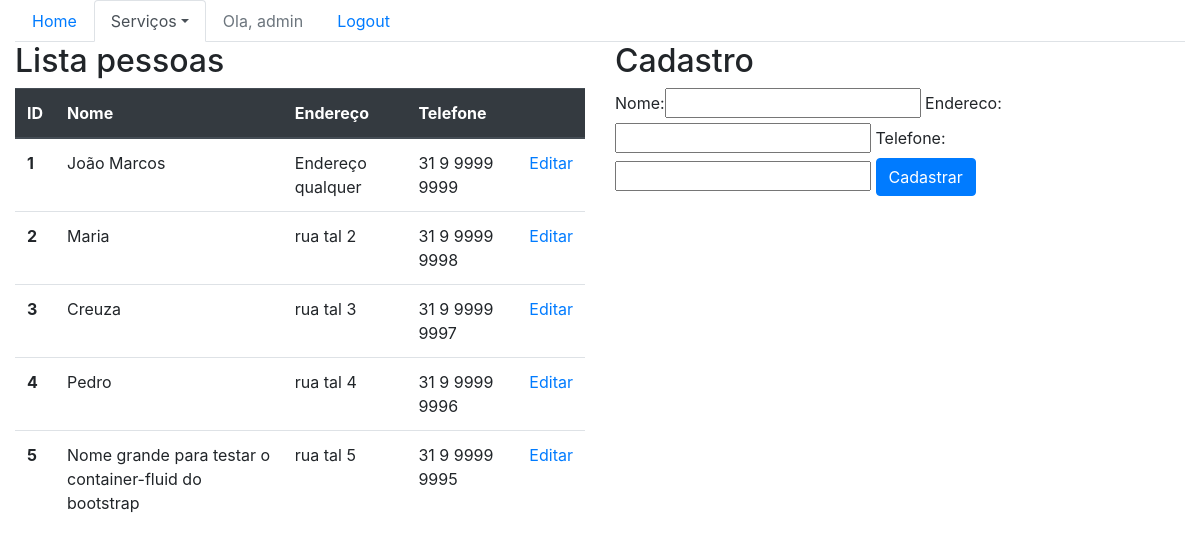
The app's page /sistema/pessoas/ (signed in), older data.
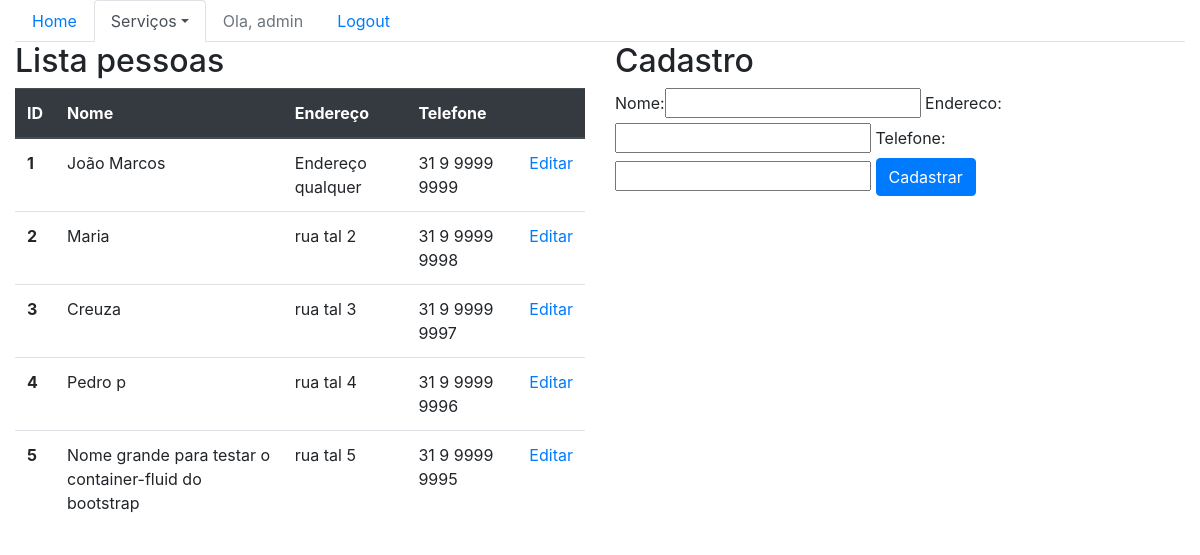
The same page, newer data.
### core/models.py (models this page shows, shortened)
class Pessoa(models.Model):
    nome = models.CharField(max_length=100)
    endereco = models.CharField(max_length=200)
    telefone = models.CharField(max_length=20)

### core/views.py (the view)
@login_required
def lista_pessoas(request):
    pessoas = Pessoa.objects.all()
    form = PessoaForm()
    data = {'pessoas': pessoas, 'form': form}
    return render(request, 'core/lista_pessoas.html', data)

### core/forms.py
class PessoaForm(ModelForm):
    class Meta:
        model = Pessoa
        fields = '__all__'

### core/templates/core/lista_pessoas.html (shortened to what this page needs)
{% extends 'base.html' %}
{% load bootstrap %}
{% block menu %}
    <ul class="nav nav-tabs">
        <li class="nav-item">
            <a class="nav-link" href="{% url 'core_home' %}">Home</a>
        </li>
        {% if user.is_authenticated  %}
        <li class="nav-item dropdown">
            <a class="nav-link dropdown-toggle active" data-toggle="dropdown" href="#" role="button" aria-haspopup="true" aria-expanded="false">Serviços</a>
        </li>
            <li class="nav-item">
                <a class="nav-link disabled" href="">Ola, {{ user }}   </a>
            </li>
            <li class="nav-item">
                <a class="nav-link" href=" {% url 'logout' %} ">Logout</a>
            </li>
        {% else %}
            <li class="nav-item">
                <a class="nav-link" href=" {% url 'login' %} ">Login</a>
            </li>
        {% endif %}
    </ul>
{% endblock menu %}
{% block main %}
    <div class="row">
        <div class="col-sm-6">
            <table class="table">
                <H2>Lista pessoas</H2>
                <thead class="thead-dark">
                  <tr>
                    <th scope="col">ID</th>
                    <th scope="col">Nome</th>
                    <th scope="col">Endereço</th>
                    <th scope="col">Telefone</th>
                    <th scope="col"></th>
                  </tr>
                </thead>
                <tbody>
                {% for pessoa in pessoas %}
                  <tr>
                    <th scope="row">{{ pessoa.id }}</th>
                    <td>{{ pessoa.nome }}</td>
                    <td>{{ pessoa.endereco }}</td>
                    <td>{{ pessoa.telefone }}</td>
                    <td>
                        <a href="{% url 'core_pessoa_update' pessoa.id %}">Editar</a>
                    </td>
                  </tr>
                {% endfor %}
                </tbody>
            </table>
        </div>
        <div class="col-sm-6">
            <H2>Cadastro</H2>
            <form action="{% url 'core_pessoa_novo' %}" method="POST">
                {{ form|bootstrap }}
                <button type="submit" class="btn btn-primary">Cadastrar</button>
            </form>
        </div>
    </div>
{% endblock main %}

### templates/base.html (shortened to what this page needs)
{% load static %}
<!DOCTYPE html>
<html lang="en">
<head>
    <link rel="stylesheet" href="{% static 'bootstrap/css/bootstrap.css' %}">
</head>
<body>
    <div class="container-fluid">
        {% block menu %}
        {% endblock menu %}
        {% block main %}
        {% endblock main %}
    </div>
</html>

Row changes from the older to the newer data that the page shows:
changed Pessoa "rua tal 4": nome "Pedro" → "Pedro p"
